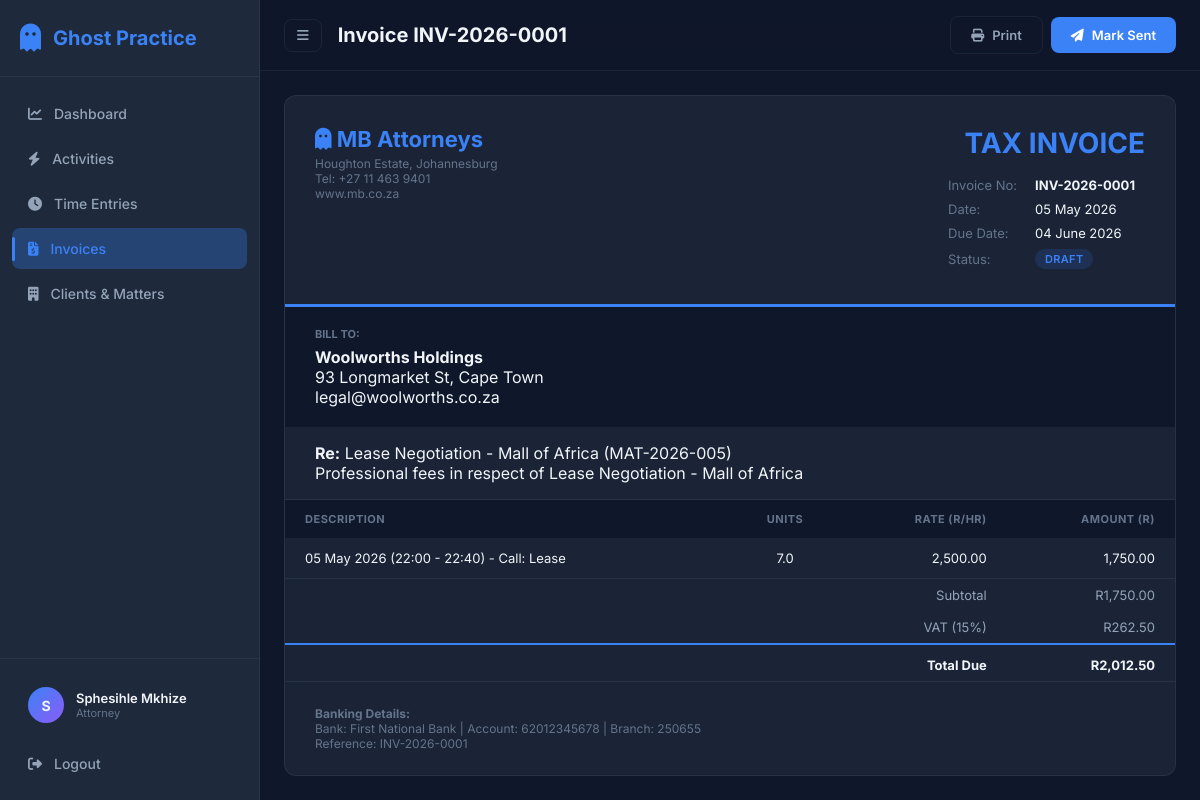
The app's page /invoices/1 (signed in), older data.
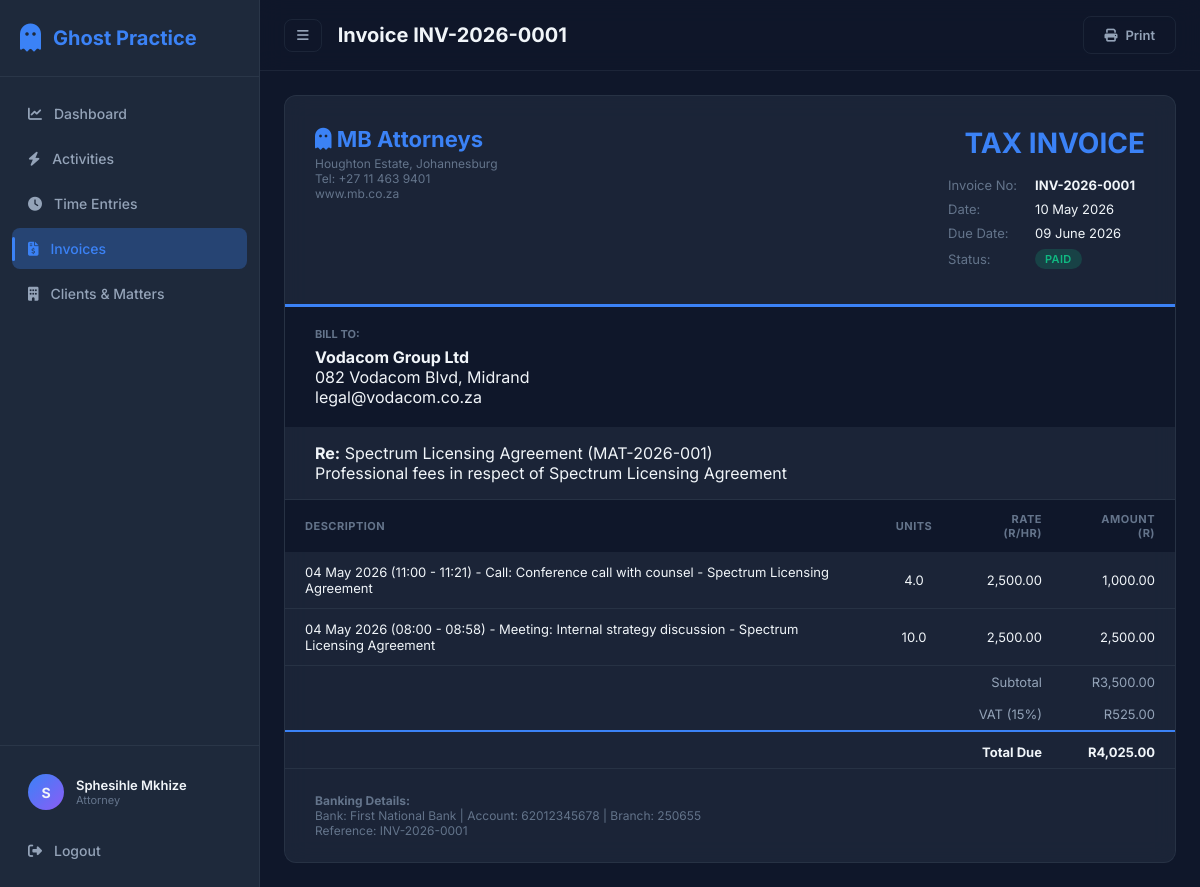
The same page, newer data.
### models/invoice.py (models this page shows, shortened)
class Invoice(db.Model):
    __tablename__ = "invoices"
    id = db.Column(db.Integer, primary_key=True)
    invoice_number = db.Column(db.String(50), unique=True, nullable=False)
    matter_id = db.Column(db.Integer, db.ForeignKey("matters.id"), nullable=False)
    client_id = db.Column(db.Integer, db.ForeignKey("clients.id"), nullable=False)
    date_issued = db.Column(db.Date, default=datetime.utcnow)
    due_date = db.Column(db.Date)
    subtotal = db.Column(db.Float, default=0)
    vat = db.Column(db.Float, default=0)
    total = db.Column(db.Float, default=0)
    status = db.Column(db.String(20), default="draft")  # draft / sent / paid
    created_at = db.Column(db.DateTime, default=datetime.utcnow)
    notes = db.Column(db.Text)
    items = db.relationship("InvoiceItem", backref="invoice", lazy="dynamic", cascade="all, delete-orphan")
    client = db.relationship("Client", backref="invoices")

class InvoiceItem(db.Model):
    __tablename__ = "invoice_items"
    id = db.Column(db.Integer, primary_key=True)
    invoice_id = db.Column(db.Integer, db.ForeignKey("invoices.id"), nullable=False)
    time_entry_id = db.Column(db.Integer, db.ForeignKey("time_entries.id"), nullable=True)
    description = db.Column(db.Text, nullable=False)
    units = db.Column(db.Float, nullable=False)
    rate = db.Column(db.Float, nullable=False)
    amount = db.Column(db.Float, nullable=False)
    time_entry = db.relationship("TimeEntry", backref="invoice_item")

### models/client.py (models this page shows, shortened)
class Client(db.Model):
    __tablename__ = "clients"
    id = db.Column(db.Integer, primary_key=True)
    name = db.Column(db.String(200), nullable=False)
    email = db.Column(db.String(120))
    phone = db.Column(db.String(20))
    address = db.Column(db.Text)
    created_at = db.Column(db.DateTime, default=datetime.utcnow)
    matters = db.relationship("Matter", backref="client", lazy="dynamic")

### models/matter.py (models this page shows, shortened)
class Matter(db.Model):
    __tablename__ = "matters"
    id = db.Column(db.Integer, primary_key=True)
    reference = db.Column(db.String(50), unique=True, nullable=False)
    title = db.Column(db.String(200), nullable=False)
    description = db.Column(db.Text)
    client_id = db.Column(db.Integer, db.ForeignKey("clients.id"), nullable=False)
    status = db.Column(db.String(20), default="active")  # active / closed
    created_at = db.Column(db.DateTime, default=datetime.utcnow)
    team = db.relationship("User", secondary=matter_team, backref=db.backref("assigned_matters", lazy="dynamic"))
    activities = db.relationship("Activity", backref="matter", lazy="dynamic")
    time_entries = db.relationship("TimeEntry", backref="matter", lazy="dynamic")
    invoices = db.relationship("Invoice", backref="matter", lazy="dynamic")

### routes/invoices.py (the view)
@invoices_bp.route("/<int:invoice_id>")
@login_required
def detail(invoice_id):
    invoice = Invoice.query.get_or_404(invoice_id)
    items = invoice.items.all()
    return render_template("invoice_detail.html", invoice=invoice, items=items)

### app.py (called while the page is built)
def create_app():
    app = Flask(__name__)
    app.config.from_object(Config)
    os.makedirs(os.path.join(app.root_path, "instance"), exist_ok=True)
    db.init_app(app)
    login_manager = LoginManager()
    login_manager.init_app(app)
    login_manager.login_view = "auth.login"
    login_manager.login_message_category = "info"
    from models.user import User
    @login_manager.user_loader
    def load_user(user_id):
        return User.query.get(int(user_id))
    register_blueprints(app)
    with app.app_context():
        db.create_all()
    return app

### templates/invoice_detail.html (shortened to what this page needs)
{% extends "base.html" %}
{% block page_title %}Invoice {{ invoice.invoice_number }}{% endblock %}
{% block topbar_actions %}
<a href="{{ url_for('invoices.pdf', invoice_id=invoice.id) }}" class="btn btn-ghost" target="_blank"><i class="fas fa-print"></i> Print</a>
{% if invoice.status == 'draft' %}
<form method="POST" action="{{ url_for('invoices.send_invoice', invoice_id=invoice.id) }}" class="inline-form">
    <button type="submit" class="btn btn-primary"><i class="fas fa-paper-plane"></i> Mark Sent</button>
</form>
{% elif invoice.status == 'sent' %}
<form method="POST" action="{{ url_for('invoices.mark_paid', invoice_id=invoice.id) }}" class="inline-form">
    <button type="submit" class="btn btn-success"><i class="fas fa-check"></i> Mark Paid</button>
</form>
{% endif %}
{% endblock %}
{% block content %}
<div class="invoice-detail">
    <div class="card invoice-card">
        <div class="invoice-header">
            <div class="invoice-branding">
                <h2><i class="fas fa-ghost"></i> MB Attorneys</h2>
                <p>Houghton Estate, Johannesburg</p>
                <p>Tel: +27 11 463 9401</p>
                <p>www.mb.co.za</p>
            </div>
            <div class="invoice-meta">
                <h1>TAX INVOICE</h1>
                <table class="meta-table">
                    <tr><td>Invoice No:</td><td><strong>{{ invoice.invoice_number }}</strong></td></tr>
                    <tr><td>Date:</td><td>{{ invoice.date_issued.strftime('%d %B %Y') }}</td></tr>
                    <tr><td>Due Date:</td><td>{{ invoice.due_date.strftime('%d %B %Y') if invoice.due_date else 'N/A' }}</td></tr>
                    <tr><td>Status:</td><td><span class="status-badge status-{{ invoice.status }}">{{ invoice.status|upper }}</span></td></tr>
                </table>
            </div>
        </div>
        <div class="invoice-client">
            <h4>Bill To:</h4>
            <p><strong>{{ invoice.client.name }}</strong></p>
            {% if invoice.client.address %}<p>{{ invoice.client.address }}</p>{% endif %}
            {% if invoice.client.email %}<p>{{ invoice.client.email }}</p>{% endif %}
        </div>
        <div class="invoice-matter">
            <p><strong>Re:</strong> {{ invoice.matter.title }} ({{ invoice.matter.reference }})</p>
            {% if invoice.notes %}<p>{{ invoice.notes }}</p>{% endif %}
        </div>
        <table class="invoice-table">
            <thead>
                <tr>
                    <th>Description</th>
                    <th class="text-center">Units</th>
                    <th class="text-right">Rate (R/hr)</th>
                    <th class="text-right">Amount (R)</th>
                </tr>
            </thead>
            <tbody>
                {% for item in items %}
                <tr>
                    <td>{{ item.description }}</td>
                    <td class="text-center">{{ item.units }}</td>
                    <td class="text-right">{{ "{:,.2f}".format(item.rate) }}</td>
                    <td class="text-right">{{ "{:,.2f}".format(item.amount) }}</td>
                </tr>
                {% endfor %}
            </tbody>
            <tfoot>
                <tr class="subtotal-row">
                    <td colspan="3" class="text-right">Subtotal</td>
                    <td class="text-right">R{{ "{:,.2f}".format(invoice.subtotal) }}</td>
                </tr>
                <tr class="vat-row">
                    <td colspan="3" class="text-right">VAT (15%)</td>
                    <td class="text-right">R{{ "{:,.2f}".format(invoice.vat) }}</td>
                </tr>
                <tr class="total-row">
                    <td colspan="3" class="text-right"><strong>Total Due</strong></td>
                    <td class="text-right"><strong>R{{ "{:,.2f}".format(invoice.total) }}</strong></td>
                </tr>
            </tfoot>
        </table>
        <div class="invoice-footer">
            <p><strong>Banking Details:</strong></p>
            <p>Bank: First National Bank | Account: 62012345678 | Branch: 250655</p>
            <p>Reference: {{ invoice.invoice_number }}</p>
        </div>
    </div>
</div>
{% endblock %}

Row changes from the older to the newer data that the page shows:
no longer on this page (row edited): Client: client.name "Woolworths Holdings", client.address "93 Longmarket St, Cape Town", client.email "legal@woolworths.co.za"
no longer on this page (row edited): Matter: matter "Lease Negotiation - Mall of Africa", matter.reference "MAT-2026-005"
changed Invoice: date_issued "05 May 2026" → "10 May 2026"; due_date "04 June 2026" → "09 June 2026"; status "DRAFT" → "PAID"; notes "Professional fees in respect of Lease Negotiation - Mall of Africa" → "Professional fees in respect of Spectrum Licensing Agreement"; subtotal "1,750.00" → "3,500.00"; vat "262.50" → "525.00"; total "2,012.50" → "4,025.00"
now on this page (row edited): Client: client.name "Vodacom Group Ltd", client.address "082 Vodacom Blvd, Midrand", client.email "legal@vodacom.co.za"
now on this page (row edited): Matter: matter "Spectrum Licensing Agreement", matter.reference "MAT-2026-001"
changed InvoiceItem: description "05 May 2026 (22:00 - 22:40) - Call: Lease" → "04 May 2026 (11:00 - 11:21) - Call: Conference call with counsel - Spectrum Licensing Agreement"; units "7.0" → "4.0"; amount "1,750.00" → "1,000.00"
added InvoiceItem: description "04 May 2026 (08:00 - 08:58) - Meeting: Internal strategy discussion - Spectrum Licensing Agreement", units "10.0", rate "2,500.00", amount "2,500.00"
Text that changed along with them:
text no longer shown: "Mark Sent"
